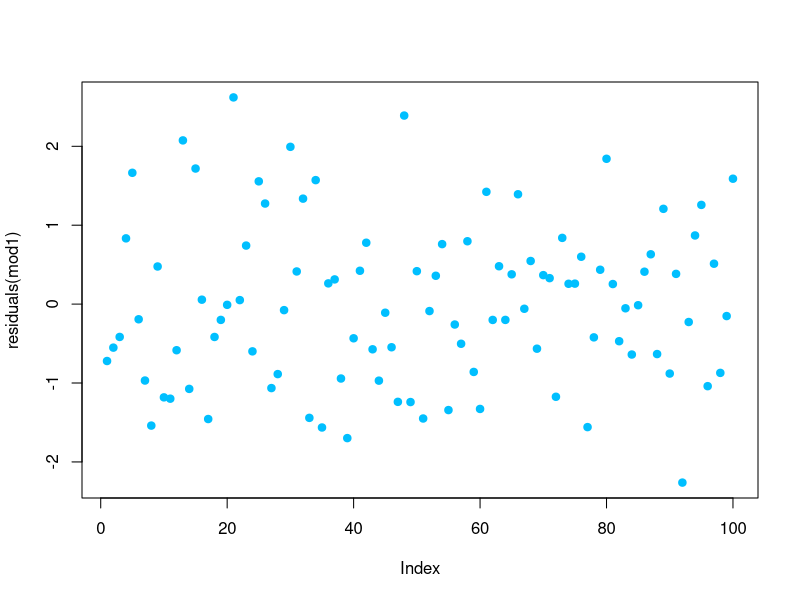
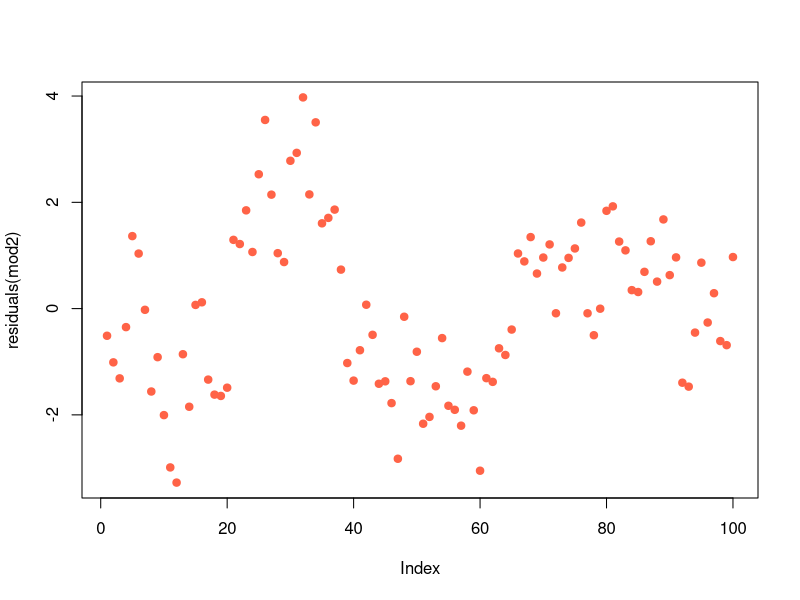

The R source for these figures, in order:
## ---- chunk 1
## generate regressor
x <- rep(c(-1, 1), 50)

## generate the AR(1) error terms with parameter rho = 0 (white noise)
err1 <- rnorm(100)
## generate dependent variable
y1 <- 1 + x + err1
library(lmtest)
mod1 <- lm(y1 ~ x)
dwtest(mod1) ## perform Durbin-Watson test

plot(residuals(mod1), pch=19, col="deepskyblue1")
## ---- chunk 2
## generate the AR(1) error terms with parameter rho = 0.9 respectively
err2 <- stats::filter(x=err1, filter=0.9, method="recursive")
## generate dependent variable
y2 <- 1 + x + err2

mod2 <- lm(y2 ~ x)
dwtest(mod2) ## perform Durbin-Watson test

plot(residuals(mod2), pch=19, col="tomato")
## ---- chunk 3
library(lmtest)
mod1 <- lm(y1 ~ x)
bgtest(mod1) ## perform Durbin-Watson test

mod2 <- lm(y2 ~ x)
bgtest(mod2) ## perform Durbin-Watson test
